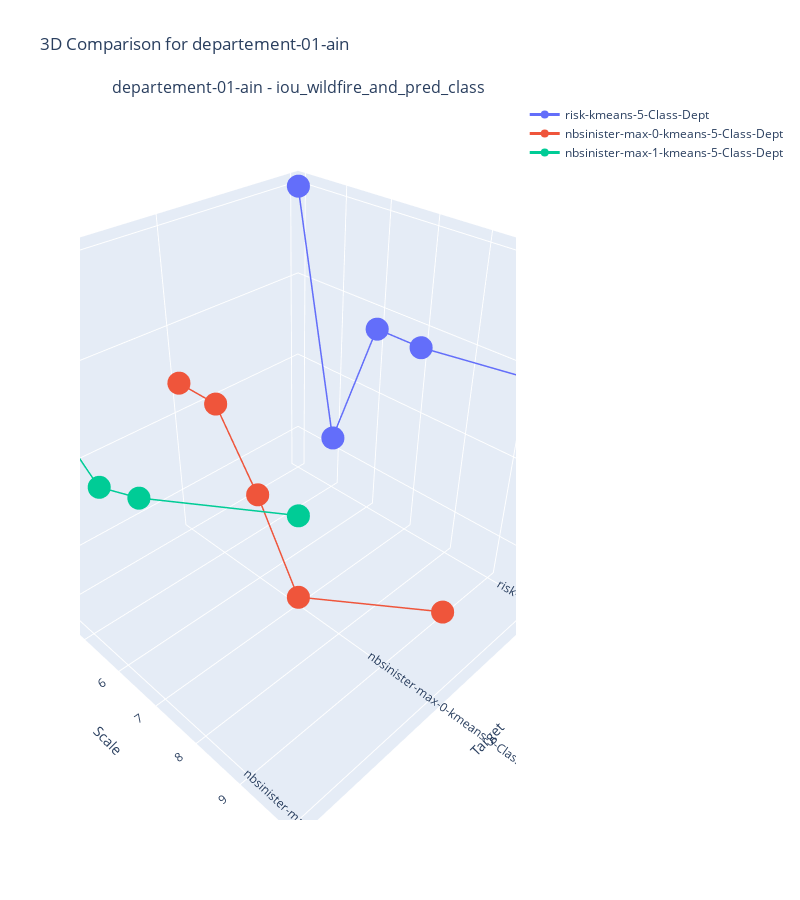
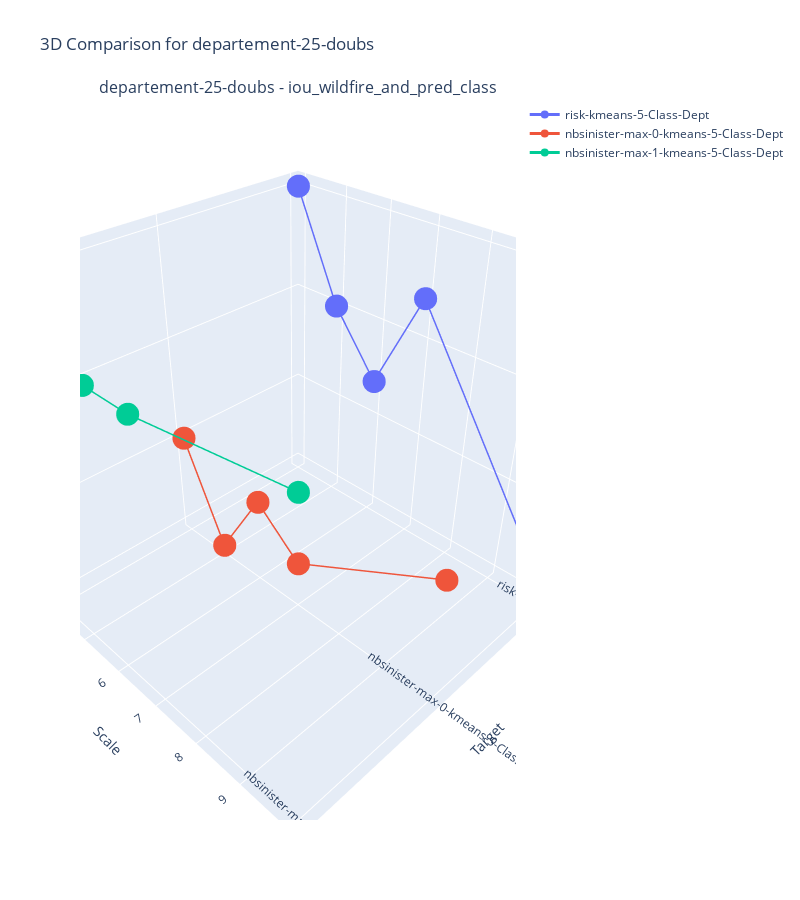

Notebook code for these charts, in order:
### Code cell
compare_models_2d(df, df.Department.unique(), dept_markers, ['iou_wildfire_and_pred_class'],  'Target', 'Scale', 'Target')

### Figure 1 — Plotly figure (JSON) as saved in the notebook; plotly's stock layout.template omitted (floating-point values rounded to 4 significant figures)
{"data": [{"line": {"color": "#636EFA", "width": 3}, "marker": {"color": "#636EFA", "size": 8}, "mode": "lines+markers", "name": "risk-kmeans-5-Class-Dept", "scene": "scene", "type": "scatter3d", "x": [0, 0, 0, 0, 0], "y": [4, 5, 6, 7, 10], "z": [0.85, 0.71, 0.79, 0.79, 0.8]}, {"line": {"color": "#EF553B", "width": 3}, "marker": {"color": "#EF553B", "size": 8}, "mode": "lines+markers", "name": "nbsinister-max-0-kmeans-5-Class-Dept", "scene": "scene", "type": "scatter3d", "x": [1, 1, 1, 1, 1], "y": [4, 5, 6, 7, 10], "z": [0.77, 0.77, 0.73, 0.68, 0.73]}, {"line": {"color": "#00CC96", "width": 3}, "marker": {"color": "#00CC96", "size": 8}, "mode": "lines+markers", "name": "nbsinister-max-1-kmeans-5-Class-Dept", "scene": "scene", "type": "scatter3d", "x": [2, 2, 2, 2, 2], "y": [4, 5, 6, 7, 10], "z": [0.8, 0.8, 0.78, 0.79, 0.83]}], "layout": {"annotations": [{"font": {"size": 16}, "showarrow": false, "text": "departement-01-ain - iou_wildfire_and_pred_class", "x": 0.5, "xanchor": "center", "xref": "paper", "y": 1, "yanchor": "bottom", "yref": "paper"}], "height": 900, "scene": {"domain": {"x": [0, 1], "y": [0, 1]}, "xaxis": {"ticktext": ["risk-kmeans-5-Class-Dept", "nbsinister-max-0-kmeans-5-Class-Dept", "nbsinister-max-1-kmeans-5-Class-Dept"], "tickvals": [0, 1, 2], "title": {"text": "Target"}}, "yaxis": {"title": {"text": "Scale"}}, "zaxis": {"title": {"text": "iou_wildfire_and_pred_class"}}}, "showlegend": true, "title": {"text": "3D Comparison for departement-01-ain"}, "width": 800}}

### Figure 2 — Plotly figure (JSON) as saved in the notebook; plotly's stock layout.template omitted (floating-point values rounded to 4 significant figures)
{"data": [{"line": {"color": "#636EFA", "width": 3}, "marker": {"color": "#636EFA", "size": 8}, "mode": "lines+markers", "name": "risk-kmeans-5-Class-Dept", "scene": "scene", "type": "scatter3d", "x": [0, 0, 0, 0, 0], "y": [4, 5, 6, 7, 10], "z": [0.8, 0.75, 0.72, 0.77, 0.66]}, {"line": {"color": "#EF553B", "width": 3}, "marker": {"color": "#EF553B", "size": 8}, "mode": "lines+markers", "name": "nbsinister-max-0-kmeans-5-Class-Dept", "scene": "scene", "type": "scatter3d", "x": [1, 1, 1, 1, 1], "y": [4, 5, 6, 7, 10], "z": [0.7, 0.65, 0.69, 0.67, 0.71]}, {"line": {"color": "#00CC96", "width": 3}, "marker": {"color": "#00CC96", "size": 8}, "mode": "lines+markers", "name": "nbsinister-max-1-kmeans-5-Class-Dept", "scene": "scene", "type": "scatter3d", "x": [2, 2, 2, 2, 2], "y": [4, 5, 6, 7, 10], "z": [0.79, 0.78, 0.78, 0.78, 0.79]}], "layout": {"annotations": [{"font": {"size": 16}, "showarrow": false, "text": "departement-25-doubs - iou_wildfire_and_pred_class", "x": 0.5, "xanchor": "center", "xref": "paper", "y": 1, "yanchor": "bottom", "yref": "paper"}], "height": 900, "scene": {"domain": {"x": [0, 1], "y": [0, 1]}, "xaxis": {"ticktext": ["risk-kmeans-5-Class-Dept", "nbsinister-max-0-kmeans-5-Class-Dept", "nbsinister-max-1-kmeans-5-Class-Dept"], "tickvals": [0, 1, 2], "title": {"text": "Target"}}, "yaxis": {"title": {"text": "Scale"}}, "zaxis": {"title": {"text": "iou_wildfire_and_pred_class"}}}, "showlegend": true, "title": {"text": "3D Comparison for departement-25-doubs"}, "width": 800}}
